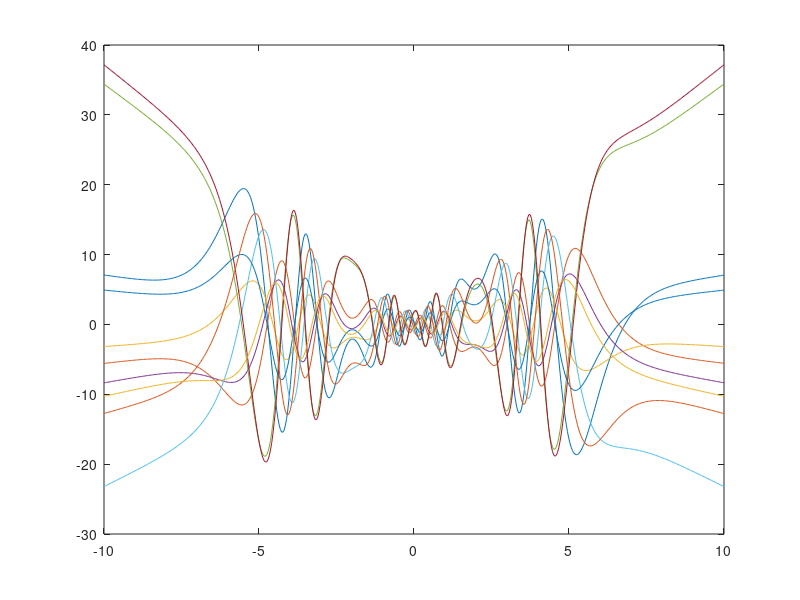

This figure's MATLAB source:
R = 500;

x_timegrid = linspace(-10,10,R);

hz = @(x) normpdf(x,0,2)*50;
am = @(x) 1+2*abs(x);
u = @(x) [sin(hz(x)*x), cos(hz(x)*x)];
lambda = 1;

%k = @(x1,x2) am(x1)*am(x2)*exp(-0.5/1^2*norm(u(x1)-u(x2))^2);
k = @(x1,x2) am(x1)*am(x2)*cos(hz(x1)*x1 - hz(x2)*x2);

K = zeros(R,R);
for i = 1:R
    for j = i:R
        K(i,j) = k(x_timegrid(i), x_timegrid(j));
        K(j,i) = K(i,j);
    end
end       

figure(5);
Y = mvnrnd(x_timegrid'*0, K, 10);
plot(x_timegrid, Y);


